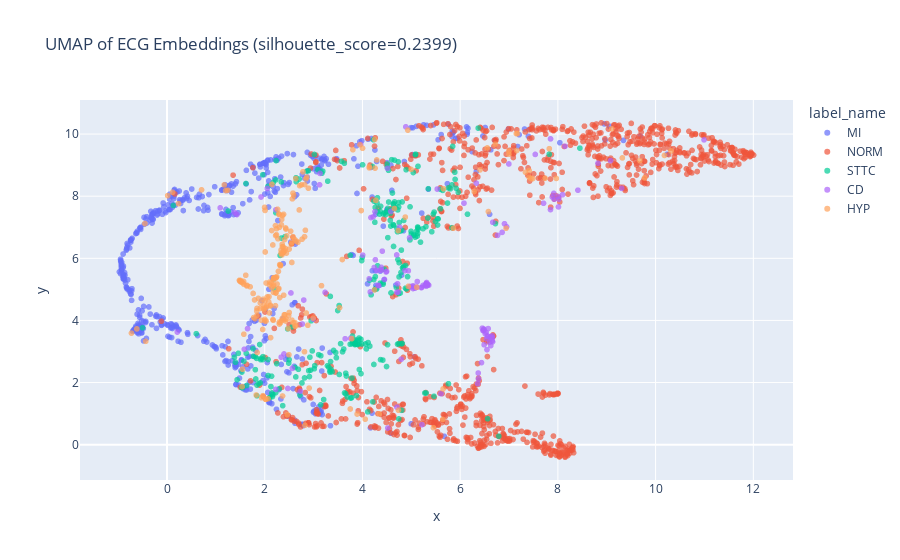

The cell this chart's notebook holds for it:
### Markdown cell above
### MLP - (ecg_emb + text_emb) -> 512 -> 256 -> 64 -> 5

### Code cell
generate_umap_plot(*extract_embeddings_ecg_text(load_ecg_encoder(
    model_checkpoint_path="/home/giovanidl/doutorado/prelim/checkpoints/ecgtext/",
    model_checkpoint_name="MLP512_256_64_Epoch_31_20260128_202745.pt"
    ), val_loader_robust_text), save_path="umap_ecg.html")

### Figure 1 — Plotly figure (JSON) as saved in the notebook; plotly's stock layout.template omitted (floating-point values rounded to 4 significant figures; data arrays with more than 128 entries replaced by an {"elided": "..."} marker saying what was removed)
{"data": [{"hovertemplate": "label_name=MI<br>x=%{x}<br>y=%{y}<extra></extra>", "legendgroup": "MI", "marker": {"color": "#636efa", "opacity": 0.7, "symbol": "circle"}, "mode": "markers", "name": "MI", "showlegend": true, "type": "scattergl", "x": {"elided": "535 float values"}, "xaxis": "x", "y": {"elided": "535 float values"}, "yaxis": "y"}, {"hovertemplate": "label_name=NORM<br>x=%{x}<br>y=%{y}<extra></extra>", "legendgroup": "NORM", "marker": {"color": "#EF553B", "opacity": 0.7, "symbol": "circle"}, "mode": "markers", "name": "NORM", "showlegend": true, "type": "scattergl", "x": {"elided": "995 float values"}, "xaxis": "x", "y": {"elided": "995 float values"}, "yaxis": "y"}, {"hovertemplate": "label_name=STTC<br>x=%{x}<br>y=%{y}<extra></extra>", "legendgroup": "STTC", "marker": {"color": "#00cc96", "opacity": 0.7, "symbol": "circle"}, "mode": "markers", "name": "STTC", "showlegend": true, "type": "scattergl", "x": {"elided": "287 float values"}, "xaxis": "x", "y": {"elided": "287 float values"}, "yaxis": "y"}, {"hovertemplate": "label_name=CD<br>x=%{x}<br>y=%{y}<extra></extra>", "legendgroup": "CD", "marker": {"color": "#ab63fa", "opacity": 0.7, "symbol": "circle"}, "mode": "markers", "name": "CD", "showlegend": true, "type": "scattergl", "x": {"elided": "129 float values"}, "xaxis": "x", "y": {"elided": "129 float values"}, "yaxis": "y"}, {"hovertemplate": "label_name=HYP<br>x=%{x}<br>y=%{y}<extra></extra>", "legendgroup": "HYP", "marker": {"color": "#FFA15A", "opacity": 0.7, "symbol": "circle"}, "mode": "markers", "name": "HYP", "showlegend": true, "type": "scattergl", "x": {"elided": "237 float values"}, "xaxis": "x", "y": {"elided": "237 float values"}, "yaxis": "y"}], "layout": {"legend": {"title": {"text": "label_name"}, "tracegroupgap": 0}, "title": {"text": "UMAP of ECG Embeddings (silhouette_score=0.2399)"}, "xaxis": {"anchor": "y", "domain": [0, 1], "title": {"text": "x"}}, "yaxis": {"anchor": "x", "domain": [0, 1], "title": {"text": "y"}}}}
